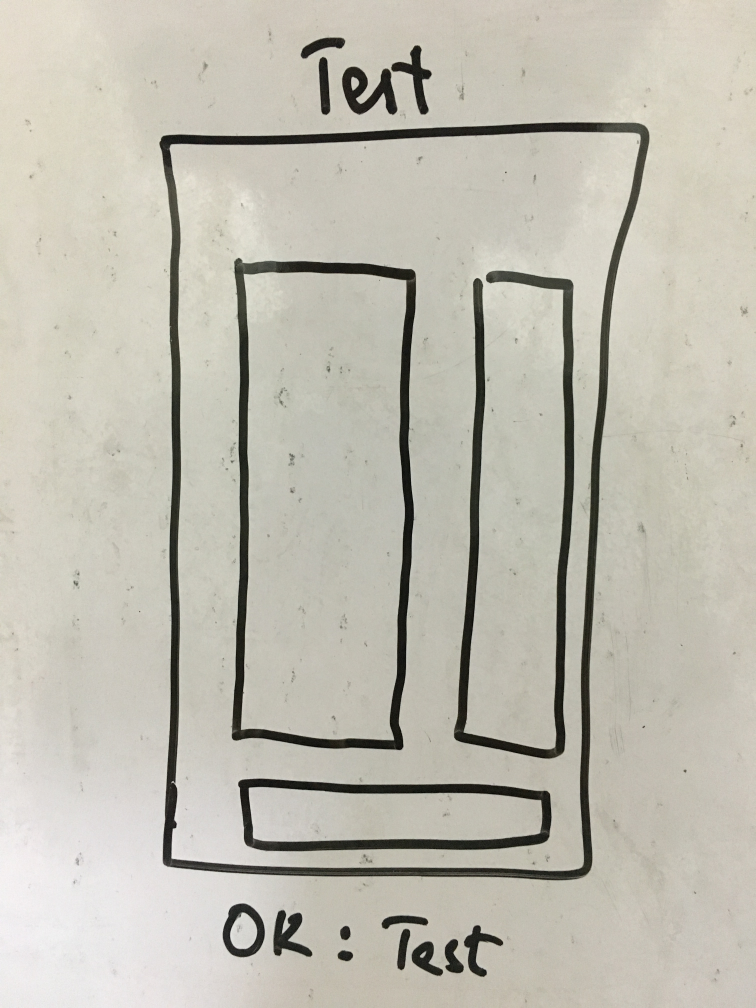
#> input picture tests/images/IMG_0680.JPG, 3024 x 4032 px, found by its file name (shown at 1/4 size); its folder holds only this picture in this run
$ python crop_image.py images/IMG_0680.JPG   (older library calls are emulated)
#> lines starting #> are read from the running program, lines starting #| are printed output that depends on the picture; after the words box and inside, x2 and y2 are one past the last pixel; in counts of white or black regions, pixels touching at a corner belong together
import numpy as np
import cv2
import sys

filename = sys.argv[1]

image = cv2.imread('images/' + filename)
#> image is the input picture: shape (4032, 3024, 3); mean B, G, R 177, 188.5, 191.5

gray = cv2.cvtColor(image, cv2.COLOR_BGR2GRAY)

# check to see if we should apply thresholding to preprocess the
# image
gray = cv2.threshold(gray, 0, 255, cv2.THRESH_BINARY | cv2.THRESH_OTSU)[1]
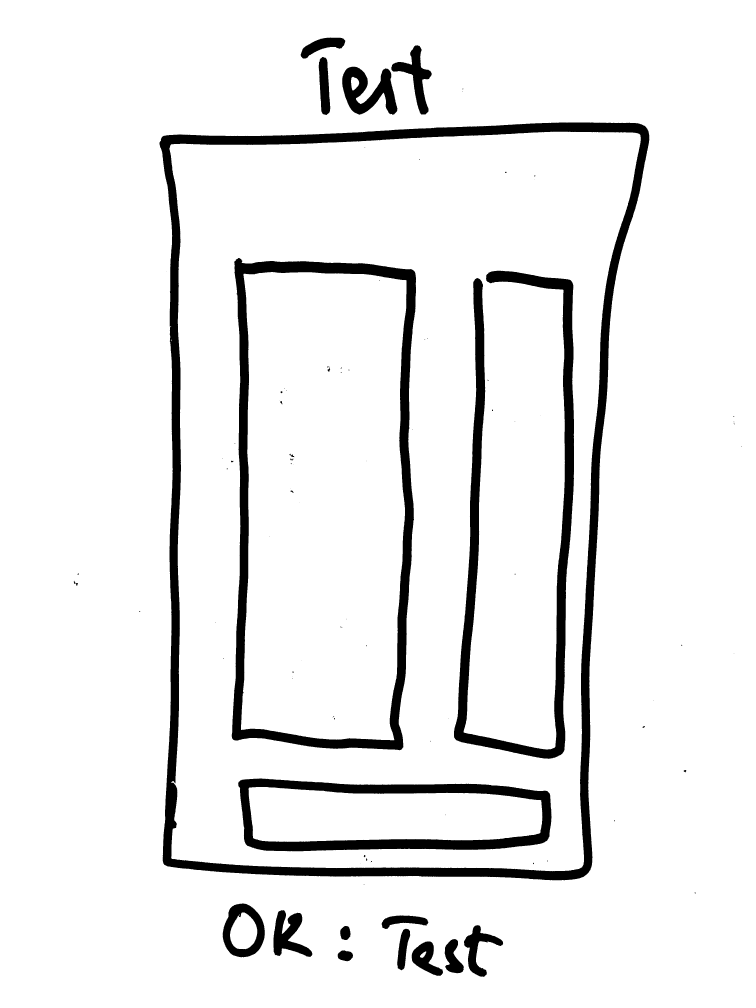
#> gray: shape (4032, 3024) (shown at 1/4 size); 92.6% white; 100 black regions (64 under 20 px), largest, box (x1, y1, x2, y2) and area: (638, 490, 2598, 3521) 324574, (927, 1032, 1664, 3001) 186655, (1816, 1083, 2296, 3035) 164034

gray = cv2.medianBlur(gray, 3)
#> gray: shape (4032, 3024); 92.6% white; 68 black regions (35 under 20 px)

image = gray

height,width = image.shape
image_area = width*height
largest_area=0;
largest_contour_index=0
bounding_rect=0

# find contours
_, contours, hierarchy = cv2.findContours(image.copy(), cv2.RETR_CCOMP, cv2.CHAIN_APPROX_SIMPLE)
#> contours = 77 contours, 33 with area under 20; largest, box (x1, y1, x2, y2) and area: (0, 0, 3024, 4032) 12185713, (637, 489, 2598, 3522) 5201322, (678, 527, 2563, 3485) 4867321, (926, 1031, 1665, 3002) 1323758, (964, 1088, 1626, 2961) 1132034
cnts=[]
for i in contours:
    cnt=i
    area = cv2.contourArea(cnt)
    if (area>largest_area and area < (image_area - 20000)):
        largest_area=area
        largest_contour_index=i
        bounding_rect=cnt
#> this loop made 77 passes
#> (area, largest_area) on passes 1, 2, 3, 5, 26, 72: (306.5, 306.5), (11649, 11649), (216951.5, 216951.5), (1132034, 1132034), (4867321, 4867321), (5201321.5, 5201321.5)
#> after the loop, bounding_rect = contour of 1623 points, box (x1, y1, x2, y2) (637, 489, 2598, 3522), area 5201322; largest_area = 5201321.5; largest_contour_index has the same summary as bounding_rect

x,y,w,h = cv2.boundingRect(bounding_rect)
#> x = 637; y = 489; w = 1961; h = 3033

screenName = image[0:y,0:width]
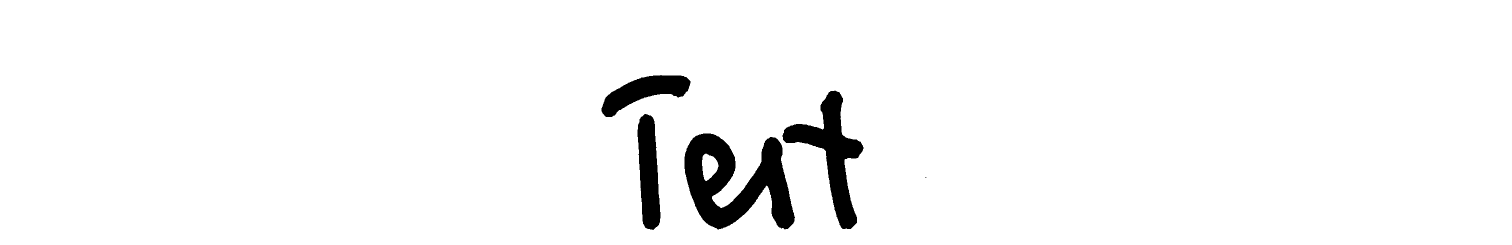
#> screenName: shape (489, 3024) (shown at 1/2 size); 96.5% white; 5 black regions (1 under 20 px), largest, box (x1, y1, x2, y2) and area: (1369, 267, 1590, 459) 22742, (1565, 181, 1727, 458) 14180, (1275, 228, 1321, 460) 7807, (1203, 150, 1381, 234) 7063
actions = image[y+h:height, 0:width]
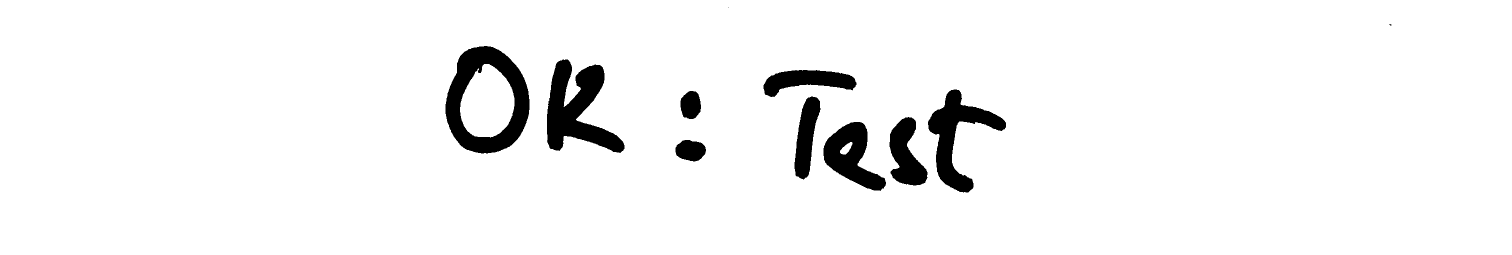
#> actions: shape (510, 3024) (shown at 1/2 size); 95.4% white; 11 black regions (2 under 20 px), largest, box (x1, y1, x2, y2) and area: (891, 92, 1059, 307) 16209, (1094, 119, 1249, 306) 14553, (1856, 179, 2012, 385) 11006
out = image[y:y+h,x:x+w]
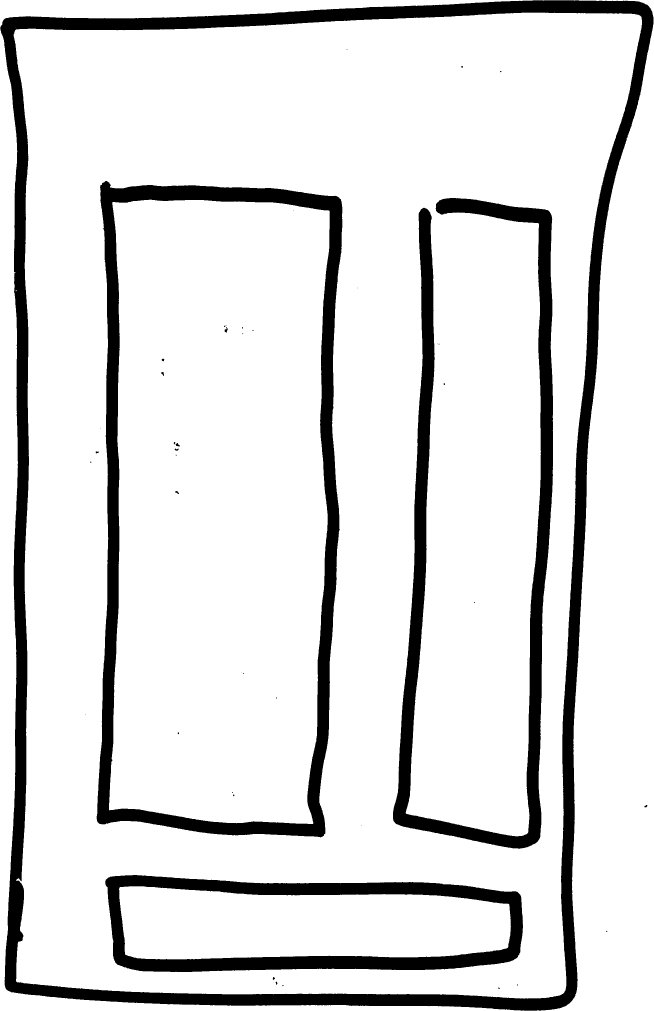
#> out: shape (3033, 1961) (shown at 1/3 size); 86.9% white; 43 black regions (27 under 20 px), largest, box (x1, y1, x2, y2) and area: (1, 1, 1960, 3032) 324557, (290, 543, 1027, 2512) 186644, (1179, 594, 1659, 2546) 164016

# Show the output image
cv2.imwrite('screens/screen_' + filename, out)
cv2.imwrite('boundaries/actions_' + filename, actions)
cv2.imwrite('boundaries/screen_name_' + filename, screenName)

$ run again, on tests/images/IMG_7981.JPG
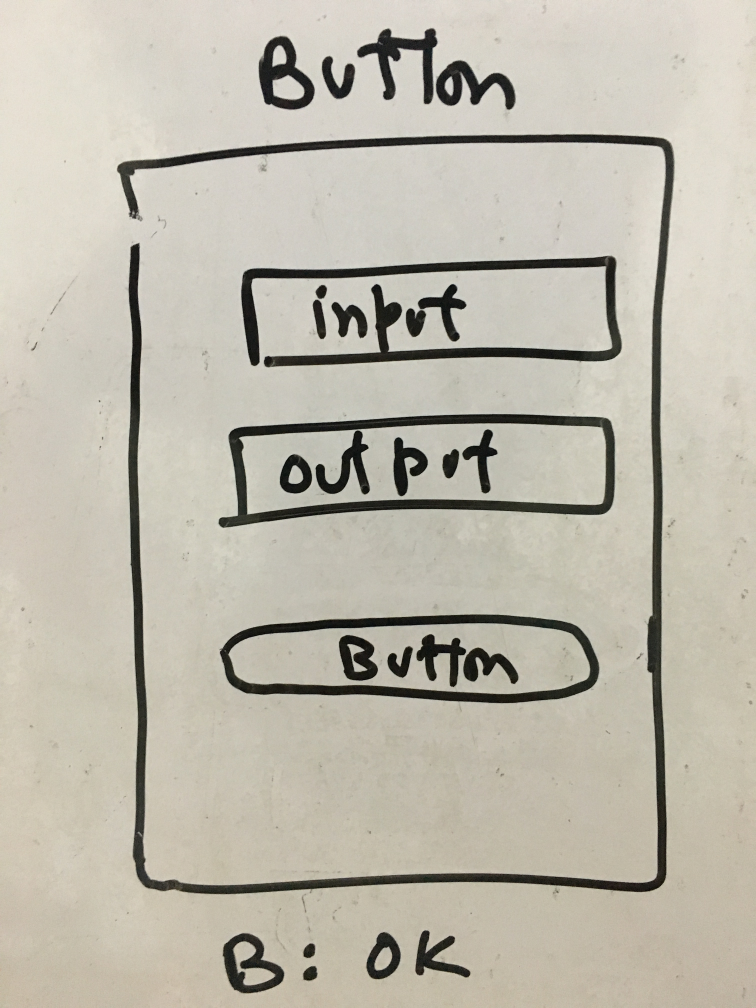
#> input picture tests/images/IMG_7981.JPG, 3024 x 4032 px, found by its file name (shown at 1/4 size)
#> image is the input picture: shape (4032, 3024, 3); mean B, G, R 171.6, 184.6, 189.2
#> `gray = cv2.threshold(gray, 0, 255, cv2.THRESH_BINARY | cv2.THRESH_OTSU..`:
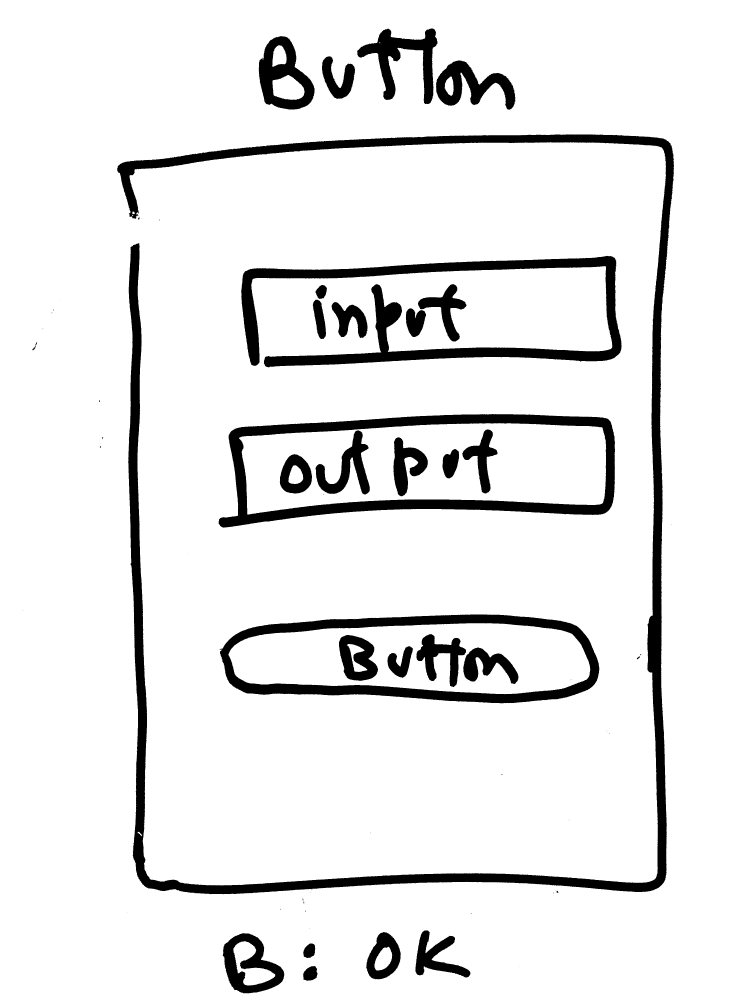
#> gray: shape (4032, 3024) (shown at 1/4 size); 91.1% white; 72 black regions (39 under 20 px), largest, box (x1, y1, x2, y2) and area: (469, 537, 2696, 3577) 347457, (965, 1023, 2486, 1469) 150800, (874, 1656, 2460, 2111) 140360
#> contours = 60 contours, 12 with area under 20; largest, box (x1, y1, x2, y2) and area: (0, 0, 3024, 4032) 12185713, (873, 1655, 2461, 2111) 579356, (878, 2457, 2398, 2814) 454027, (956, 1693, 2425, 2058) 435334, (468, 537, 2697, 3578) 357650
#> the loop `for i in contours:` made 60 passes
#> (area, largest_area) on passes 1, 2, 5, 11, 40, 43: (4444, 4444), (12662, 12662), (333010, 333010), (435333.5, 435333.5), (454027, 454027), (579355.5, 579355.5)
#> after the loop `for i in contours:`: bounding_rect = contour of 762 points, box (x1, y1, x2, y2) (873, 1655, 2461, 2111), area 579356; largest_area = 579355.5; largest_contour_index has the same summary as bounding_rect
#> x = 873; y = 1655; w = 1588; h = 456
#> screenName: shape (1655, 3024); 91.4% white; 18 black regions (3 under 20 px), largest, box (x1, y1, x2, y2) and area: (965, 1024, 2486, 1469) 150808, (469, 538, 2696, 1655) 113064, (1429, 114, 1750, 416) 33911
#> actions: shape (1921, 3024); 92.8% white; 21 black regions (8 under 20 px), largest, box (x1, y1, x2, y2) and area: (522, 0, 2667, 1466) 177690, (879, 347, 2397, 702) 117851, (891, 1622, 1137, 1862) 26914
#> `out = image[y:y+h,x:x+w]`:
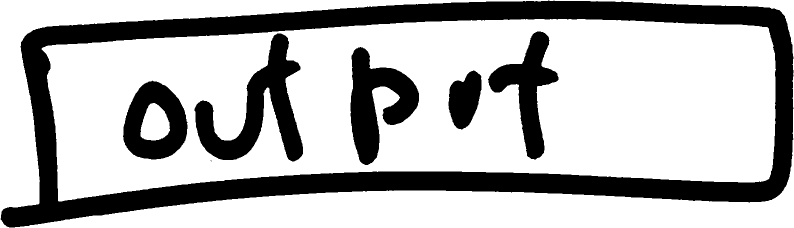
#> out: shape (456, 1588) (shown at 1/2 size); 71.3% white; 7 black regions (1 under 20 px), largest, box (x1, y1, x2, y2) and area: (1, 1, 1587, 455) 140349, (389, 67, 606, 323) 20644, (701, 94, 838, 330) 16190, (976, 63, 1117, 319) 12990, (246, 161, 375, 319) 12125, (897, 141, 963, 259) 5434

$ run again, on tests/images/IMG_8627.JPG
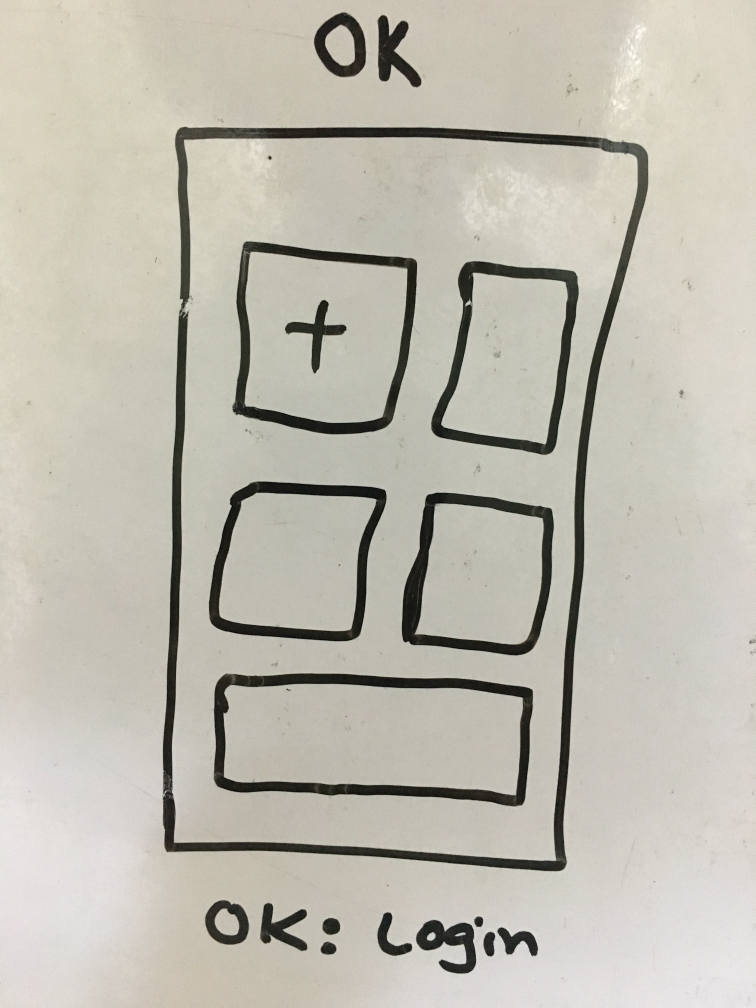
#> input picture tests/images/IMG_8627.JPG, 3024 x 4032 px, found by its file name (shown at 1/4 size)
#> image is the input picture: shape (4032, 3024, 3); mean B, G, R 176.3, 187.6, 190.8
#> `gray = cv2.threshold(gray, 0, 255, cv2.THRESH_BINARY | cv2.THRESH_OTSU..`:
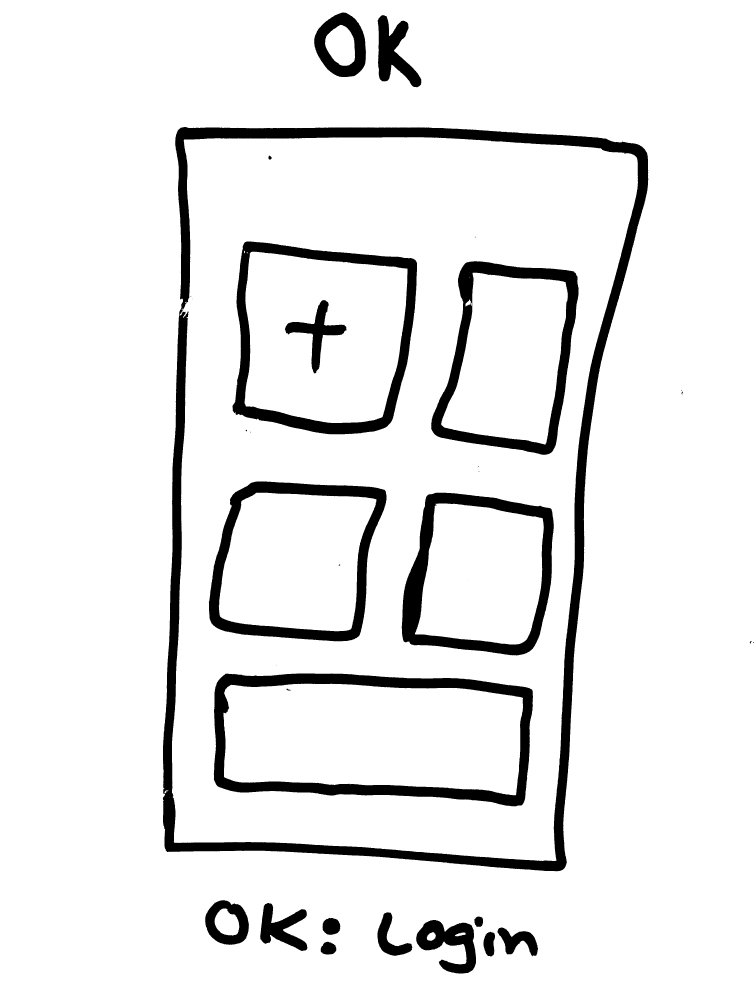
#> gray: shape (4032, 3024) (shown at 1/4 size); 91.7% white; 36 black regions (12 under 20 px), largest, box (x1, y1, x2, y2) and area: (651, 508, 2593, 3485) 341587, (855, 2694, 2132, 3226) 132249, (930, 966, 1668, 1737) 100128
#> contours = 47 contours, 10 with area under 20; largest, box (x1, y1, x2, y2) and area: (0, 0, 3024, 4032) 12185713, (651, 507, 2594, 3486) 4922078, (688, 549, 2552, 3444) 4571264, (854, 2693, 2133, 3226) 597567, (929, 965, 1669, 1738) 482588
#> the loop `for i in contours:` made 47 passes
#> (area, largest_area) on passes 1, 2, 3, 5, 17, 45: (342, 342), (842.5, 842.5), (7668.5, 7668.5), (462082, 462082), (4571264, 4571264), (4922078.5, 4922078.5)
#> after the loop `for i in contours:`: bounding_rect = contour of 1826 points, box (x1, y1, x2, y2) (651, 507, 2594, 3486), area 4922078; largest_area = 4922078.5; largest_contour_index has the same summary as bounding_rect
#> x = 651; y = 507; w = 1943; h = 2979
#> screenName: shape (507, 3024); 96.7% white; 2 black regions, box (x1, y1, x2, y2) and area: (1257, 50, 1464, 308) 26024, (1511, 61, 1685, 349) 24045
#> actions: shape (546, 3024); 94.6% white; 9 black regions, largest, box (x1, y1, x2, y2) and area: (1665, 194, 1904, 408) 26161, (1041, 126, 1230, 318) 17226, (821, 115, 996, 293) 16459
#> `out = image[y:y+h,x:x+w]`:
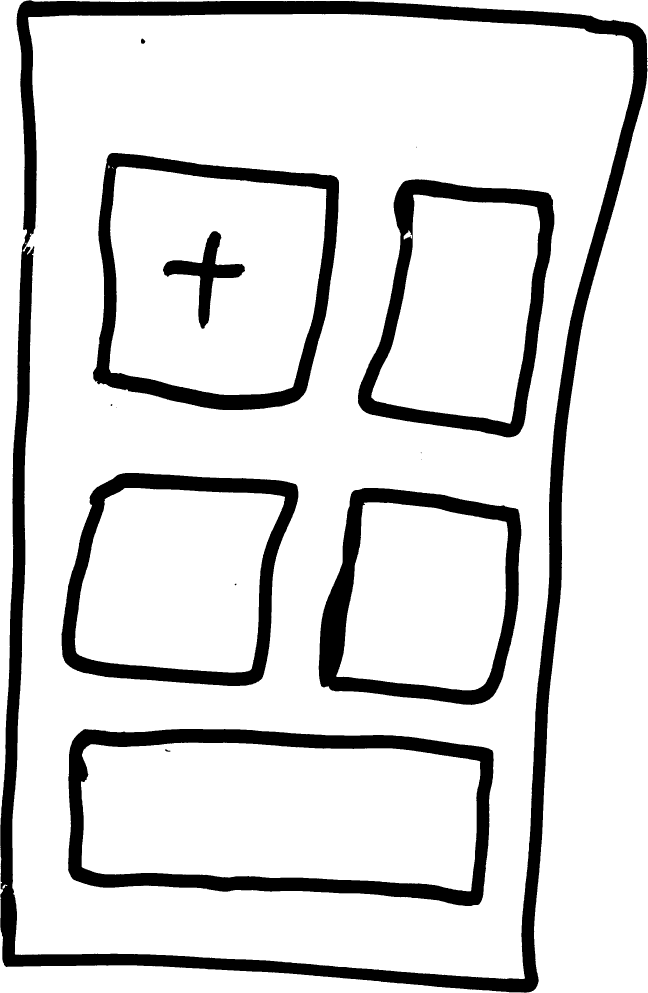
#> out: shape (2979, 1943) (shown at 1/3 size); 85% white; 16 black regions (6 under 20 px), largest, box (x1, y1, x2, y2) and area: (1, 1, 1942, 2978) 341564, (204, 2187, 1481, 2718) 132251, (279, 459, 1017, 1230) 100135
